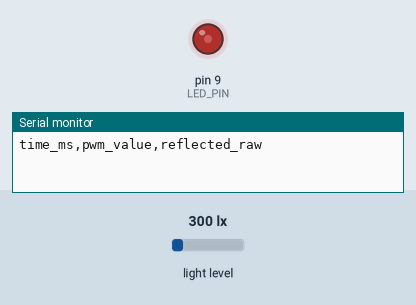
A sketch run on a simulated Arduino Uno, built with avr-gcc and run on an emulated ATmega328P. On the bench: output pins drawn as LEDs (lit = HIGH), the last lines printed to the serial monitor. The test bench sets the inputs (shaded band); at power-on: light level 300 lx.

Above: at 0.05 s.
At 4.5 s:
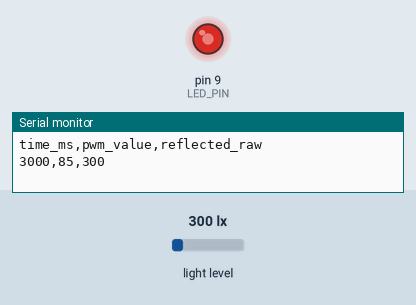
At 9.0 s:
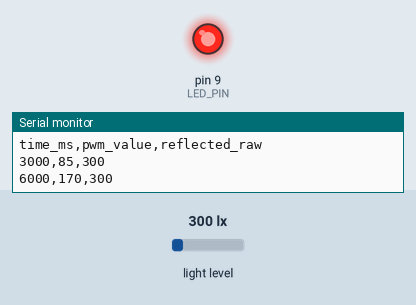
Timing chart, 0 to 11.7 s (numbered marks = the images above):
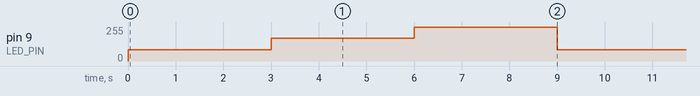

Measured:
- by itself, pin 9 (LED_PIN): repeats every 9.0 s: 170/255 3.0 s, 255/255 3.0 s, 85/255 3.0 s

The sketch:

c5-surface-albedo.ino
```cpp
// @pin A4=A4
// @pin A5=A5
#include <Wire.h>
#include <Adafruit_TSL2591.h>

// @pin LED=D9
// @baud 9600

Adafruit_TSL2591 tsl(2591);
const byte LED_PIN = 9;
// 한 밝기 단계를 유지하는 시간입니다. 센서가 안정될 만큼 길게 두세요.
// @tunable stepHoldMs
int stepHoldMs = 3000;

void setup() {
  Serial.begin(9600);
  pinMode(LED_PIN, OUTPUT);
  if (!tsl.begin()) Serial.println("# TSL2591_ERROR");
  tsl.setGain(TSL2591_GAIN_MED);
  tsl.setTiming(TSL2591_INTEGRATIONTIME_100MS);
  Serial.println("time_ms,pwm_value,reflected_raw");
}

void loop() {
  // 밝기를 세 단계로 바꾸며 잽니다. 반사율이 재료의 성질이라면 세 단계 모두에서
  // 같은 비율이 나와야 합니다. 한 단계만 재면 그것을 확인할 수 없습니다.
  const int levels[] = {
    85, 170, 255
  }
  ;
  for (byte i = 0; i < 3; i++) {
    analogWrite(LED_PIN, levels[i]);
    delay(stepHoldMs);
    uint32_t lum = tsl.getFullLuminosity();
    Serial.print(millis());
    Serial.print(',');
    Serial.print(levels[i]);
    Serial.print(',');
    Serial.println((uint16_t)(lum & 0xffff));
  }
}
```
